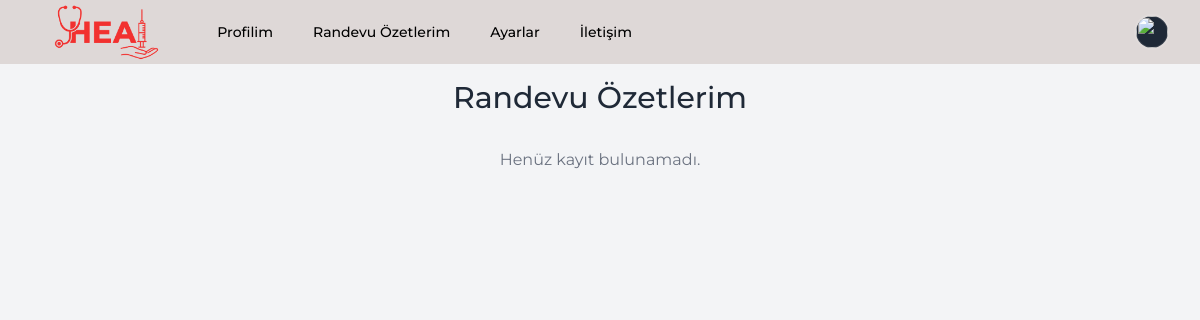
The page /summaries/ (signed in) on the database as committed earlier.
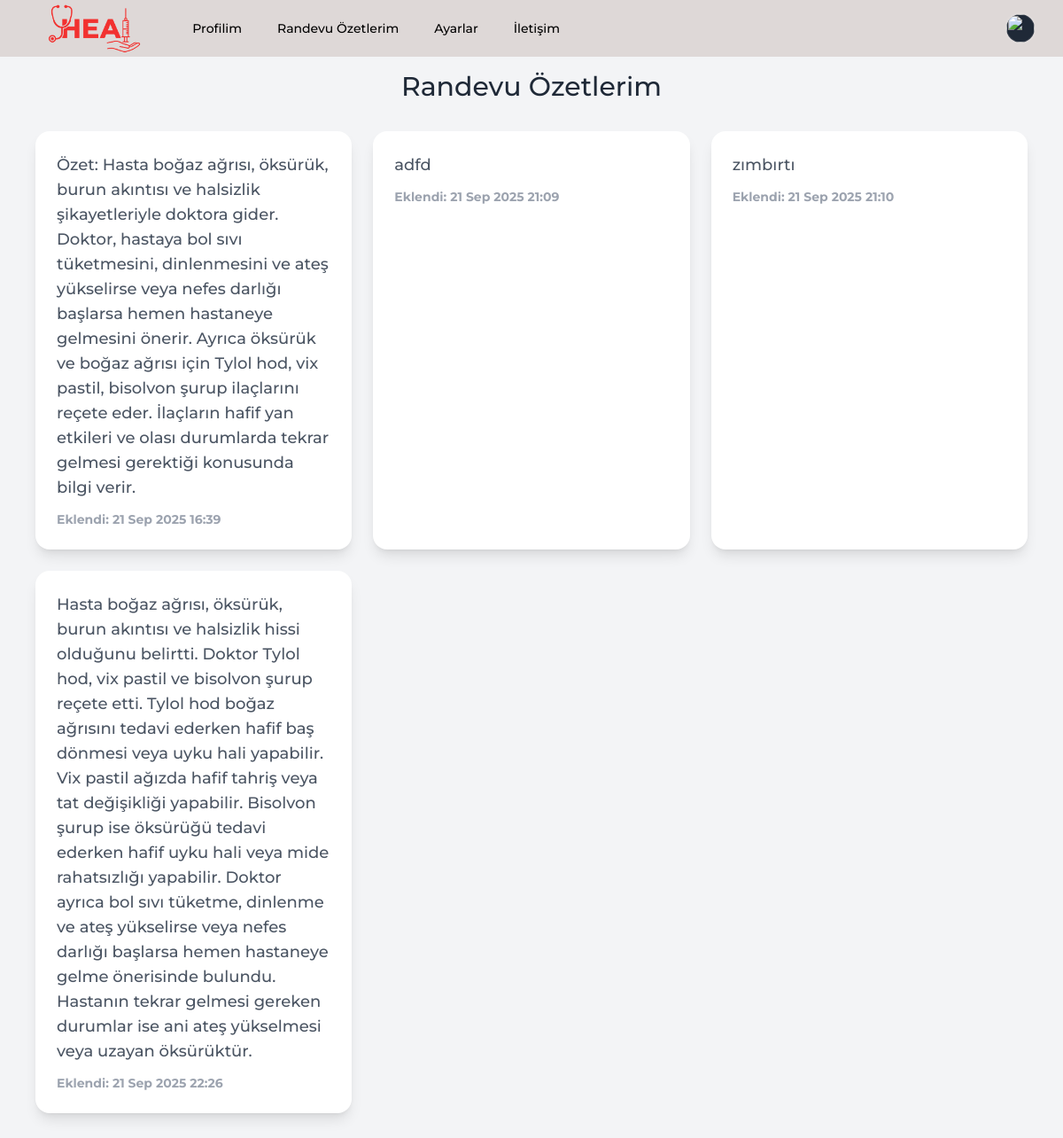
The same page on the database as committed later.
### app/models.py (models this page shows)
class VoiceRecord(models.Model):
    title = models.CharField(max_length=100)
    audio_file = models.FileField(upload_to='audio/')
    summary = models.TextField(blank=True, null=True)
    created_at = models.DateTimeField(auto_now_add=True)

### app/views.py (the view)
# urls.py: path('summaries/', appointment_summary, name='appointment_summary'),
@login_required
def appointment_summary(request):
    voice_records = VoiceRecord.objects.all()
    return render(request, 'appointment_summary.html', {'voice_records': voice_records})

### templates/appointment_summary.html (shortened to what this page needs)
{% load static %}
<!DOCTYPE html>
<html lang="tr">
<head>
   {% include "partials/links.html" %}
</head>
<body class="bg-gray-100 min-h-screen flex flex-col items-center" style="font-family: Montserrat;">
    <div class="fixed top-0 left-0 w-full z-50">
        {% include "partials/navbar.html" %}
    </div>
    <div class="w-full flex flex-col items-center pt-20 pb-10">
        <h1 class="text-3xl font-medium text-gray-800 mb-8">Randevu Özetlerim</h1>
        <div class="grid grid-cols-1 sm:grid-cols-2 lg:grid-cols-3 gap-6 w-full max-w-6xl px-4">
            {% for i in voice_records %}
                <div class="bg-white rounded-2xl shadow-lg p-6 hover:shadow-2xl transition">
                    <h2 class="text-lg font-medium text-gray-600 mb-3">{{ i.summary }}</h2>
                    <div class="text-sm font-bold text-gray-400">
                        Eklendi: {{ i.created_at|date:"d M Y H:i" }}
                    </div>
                </div>
            {% empty %}
                <div class="col-span-full text-center text-gray-500">
                    Henüz kayıt bulunamadı.
                </div>
            {% endfor %}
        </div>
    </div>
</body>
</html>

Rows that differ between the two databases and show on the page:
added VoiceRecord: summary "Özet: Hasta boğaz ağrısı, öksürük, burun akıntısı ve halsizlik şikayetleriyle doktora gider. Doktor, hastaya bol sıvı tüketmesini, dinlenmesini ve ateş yükselirse veya nefes darlığı başlarsa hemen hastaneye gelmesini önerir. Ayrıca öksürük ve boğaz ağrısı için Tylol hod, vix pastil, bisolvon şurup ilaçlarını reçete eder. İlaçların hafif yan etkileri ve olası durumlarda tekrar gelmesi gerektiği konusunda bilgi verir.", created_at "21 Sep 2025 16:39"
added VoiceRecord: summary "adfd", created_at "21 Sep 2025 21:09"
added VoiceRecord: summary "zımbırtı", created_at "21 Sep 2025 21:10"
added VoiceRecord: summary "Hasta boğaz ağrısı, öksürük, burun akıntısı ve halsizlik hissi olduğunu belirtti. Doktor Tylol hod, vix pastil ve bisolvon şurup reçete etti. Tylol hod boğaz ağrısını tedavi ederken hafif baş dönmesi veya uyku hali yapabilir. Vix pastil ağızda hafif tahriş veya tat değişikliği yapabilir. Bisolvon şurup ise öksürüğü tedavi ederken hafif uyku hali veya mide rahatsızlığı yapabilir. Doktor ayrıca bol sıvı tüketme, dinlenme ve ateş yükselirse veya nefes darlığı başlarsa hemen hastaneye gelme önerisinde bulundu. Hastanın tekrar gelmesi gereken durumlar ise ani ateş yükselmesi veya uzayan öksürüktür.", created_at "21 Sep 2025 22:26"
Other text that changed with them:
text no longer shown: "Henüz kayıt bulunamadı."
